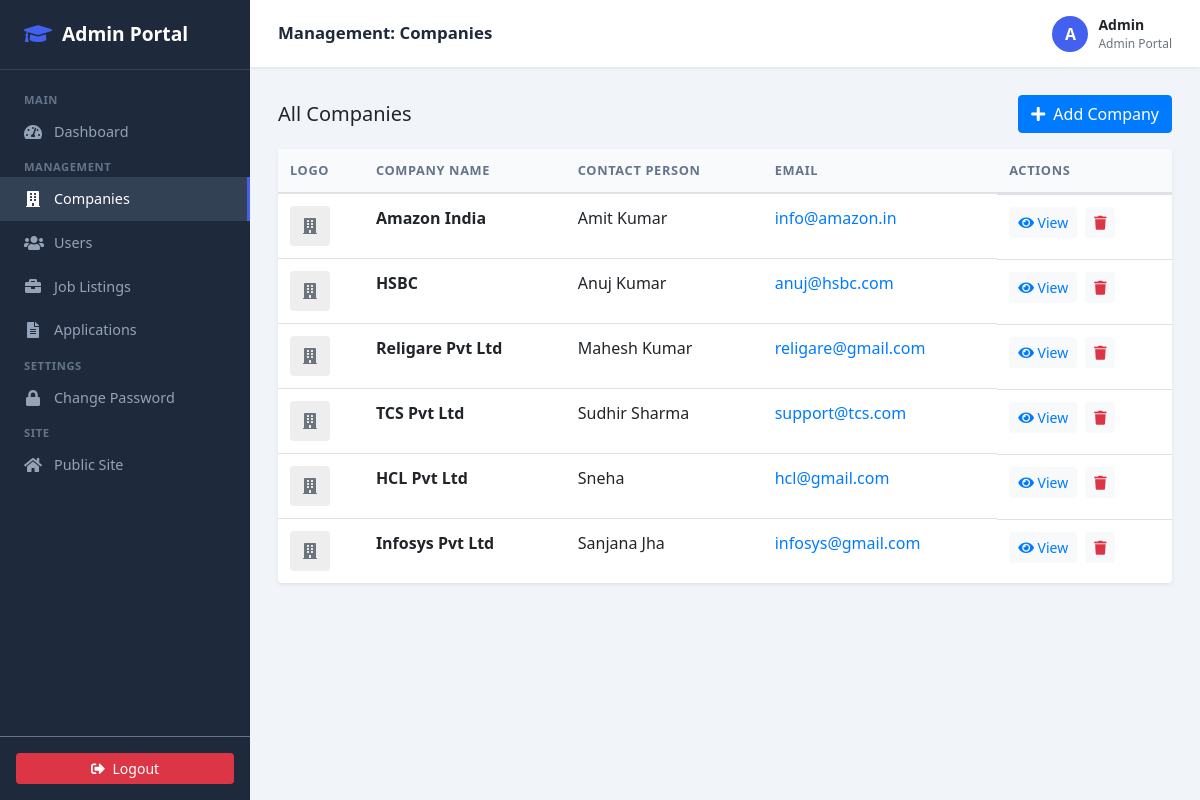
Page /admin/companies (signed in) on the committed database.
### tables this page shows
CREATE TABLE tblcompany (
    ID             INTEGER PRIMARY KEY AUTOINCREMENT,
    CompanyName    TEXT,
    ContactPerson  TEXT,
    CompanyUrl     TEXT,
    CompanyAddress TEXT,
    MobileNumber   INTEGER,
    CompanyEmail   TEXT,
    CompanyLogo    TEXT,
    Password       TEXT,
    CompanyRegdate DATETIME DEFAULT CURRENT_TIMESTAMP
);

### app.py (the view)
@app.route('/admin/companies')
@admin_required
def admin_companies():
    db    = get_db()
    comps = db.execute("SELECT * FROM tblcompany ORDER BY ID DESC").fetchall()
    return render_template('admin/companies.html', comps=comps)

### app.py (called while the page is built)
@app.context_processor
def inject_now():
    return {'now': datetime.now()}

def admin_required(f):
    @wraps(f)
    def decorated(*a, **kw):
        if not session.get('admin_id'):
            return redirect(url_for('admin_login'))
        return f(*a, **kw)
    return decorated

### db.py (called while the page is built)
def get_db():
    conn = sqlite3.connect(DATABASE)
    conn.row_factory = sqlite3.Row
    return conn

### templates/admin/companies.html
{% extends 'admin/base.html' %}
{% block page_title %}Management: Companies{% endblock %}
{% block content %}
<div class="d-flex justify-content-between align-items-center mb-3">
    <h5 class="mb-0">All Companies</h5>
    <a href="{{ url_for('admin_add_company') }}" class="btn btn-primary"><i class="fas fa-plus mr-1"></i> Add Company</a>
</div>
<div class="card border-0 shadow-sm"><div class="card-body p-0">
<table class="table table-hover align-middle mb-0">
  <thead class="bg-light"><tr><th>Logo</th><th>Company Name</th><th>Contact Person</th><th>Email</th><th>Actions</th></tr></thead>
  <tbody>
    {% for row in comps %}
    <tr>
      <td>{% if row.CompanyLogo %}<div style="width:40px;height:40px;background:#eee;border-radius:4px;overflow:hidden;"><img src="{{ url_for('static', filename='uploads/' + row.CompanyLogo) }}" class="w-100 h-100" style="object-fit:cover;"></div>{% else %}<div style="width:40px;height:40px;background:#eee;border-radius:4px;display:flex;align-items:center;justify-content:center;"><i class="fas fa-building text-muted"></i></div>{% endif %}</td>
      <td><div class="font-weight-bold">{{ row.CompanyName }}</div></td>
      <td>{{ row.ContactPerson }}</td>
      <td><a href="mailto:{{ row.CompanyEmail }}">{{ row.CompanyEmail }}</a></td>
      <td class="d-flex gap-2">
        <a href="{{ url_for('admin_view_company', comp_id=row.ID) }}" class="btn btn-sm btn-light text-primary mr-2"><i class="fas fa-eye"></i> View</a>
        <form action="{{ url_for('admin_delete_company', comp_id=row.ID) }}" method="POST"><button onclick="return confirm('Delete this company completely?');" class="btn btn-sm btn-light text-danger"><i class="fas fa-trash"></i></button></form>
      </td>
    </tr>
    {% else %}
    <tr><td colspan="100%" class="text-center py-4 text-muted">No records found.</td></tr>
    {% endfor %}
  </tbody>
</table>
</div></div>
{% endblock %}

### templates/dash_base.html (style rules this page uses)
:root { --sidebar: #1e293b; --sidebar-hover: #334155; --primary: #4361ee; --accent: #7c3aed; }
body { background: #f1f5f9; font-family: 'Segoe UI', sans-serif; }
.table th { background: #f8fafc; font-size: .8rem; text-transform: uppercase; letter-spacing: .05em; color: #64748b; border-top: none; }

### rows in the picture
tblcompany: CompanyName "Amazon India", ContactPerson "Amit Kumar", CompanyEmail "info@amazon.in"
tblcompany: CompanyName "HSBC", ContactPerson "Anuj Kumar", CompanyEmail "anuj@hsbc.com"
tblcompany: CompanyName "Religare Pvt Ltd", ContactPerson "Mahesh Kumar", CompanyEmail "religare@gmail.com"
tblcompany: CompanyName "TCS Pvt Ltd", ContactPerson "Sudhir Sharma", CompanyEmail "support@tcs.com"
tblcompany: CompanyName "HCL Pvt Ltd", ContactPerson "Sneha", CompanyEmail "hcl@gmail.com"
tblcompany: CompanyName "Infosys Pvt Ltd", ContactPerson "Sanjana Jha", CompanyEmail "infosys@gmail.com"

### other values in the picture
{{ portal_name }} "Admin Portal"
{{ current_user_initial }} "A"
{{ current_user_name }} "Admin"
